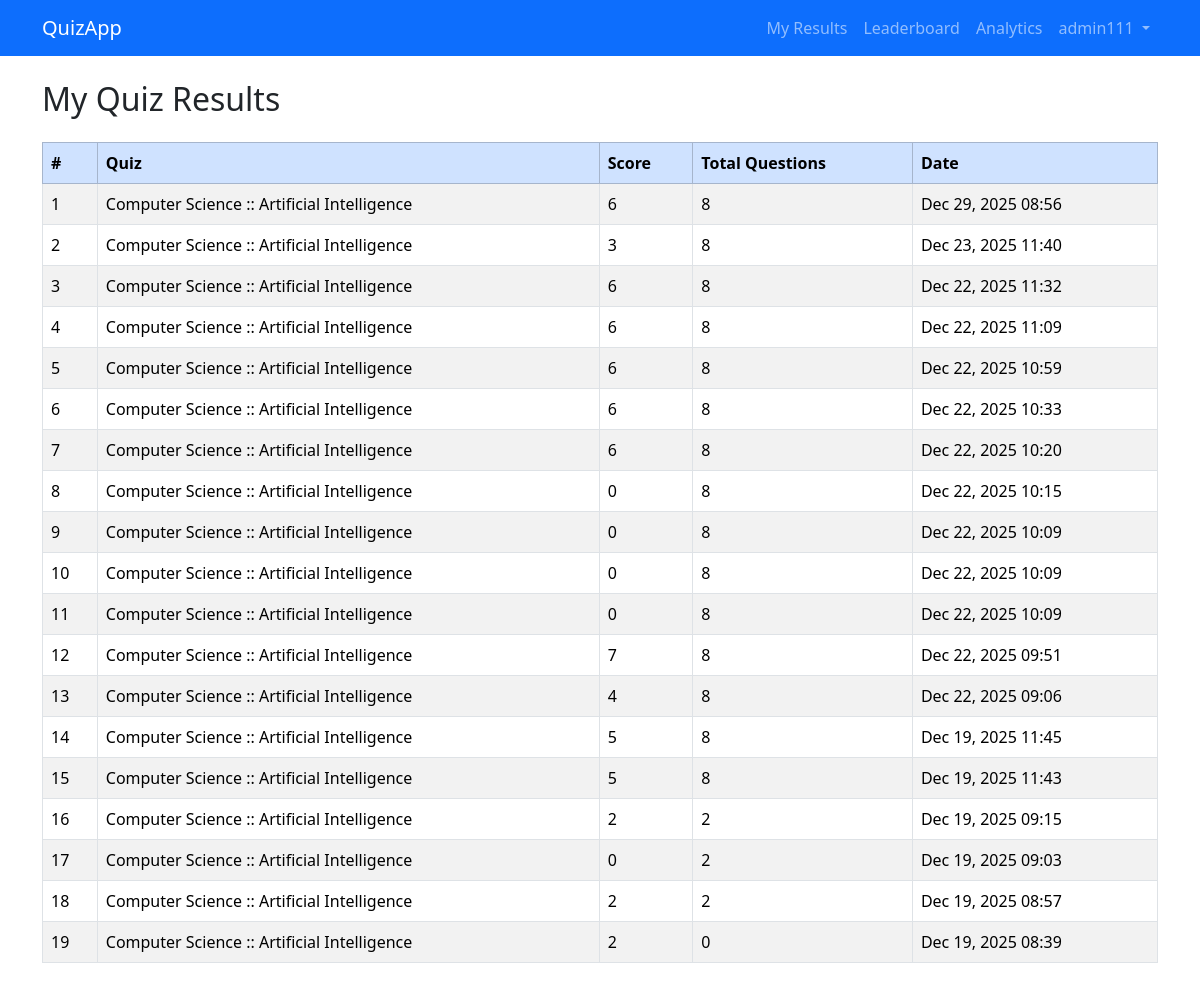
Screenshot of /results/ (signed in) with the database file from the repository.
### quiz_app/models.py (models this page shows, shortened)
class Attempt(models.Model):
    user = models.ForeignKey(User, on_delete=models.CASCADE)
    quiz = models.ForeignKey(Quiz, on_delete=models.CASCADE)
    score = models.IntegerField()
    total = models.IntegerField()
    created_at = models.DateTimeField(auto_now_add=True)

class Quiz(models.Model):
    title = models.CharField(max_length=200)
    description = models.TextField(blank=True)
    time_limit = models.PositiveIntegerField(
        help_text="Time in minutes"
    )

### quiz_app/views.py (the view)
# urls.py: path('results/', views.results, name='results'),
@login_required
def results(request):
    attempts = Attempt.objects.filter(user=request.user).order_by('-created_at')
    return render(request, 'quiz_app/results.html', {'attempts': attempts})

### quiz_app/templates/quiz_app/results.html (shortened to what this page needs)
{% extends "quiz_app/base.html" %}
{% block content %}
<h2 class="mb-4">My Quiz Results</h2>
<table class="table table-striped table-bordered">
    <thead class="table-primary">
        <tr>
            <th>#</th>
            <th>Quiz</th>
            <th>Score</th>
            <th>Total Questions</th>
            <th>Date</th>
        </tr>
    </thead>
    <tbody>
        {% for attempt in attempts %}
            <tr>
                <td>{{ forloop.counter }}</td>
                <td>{{ attempt.quiz.title }}</td>
                <td>{{ attempt.score }}</td>
                <td>{{ attempt.total }}</td>
                <td>{{ attempt.created_at|date:"M d, Y H:i" }}</td>
            </tr>
        {% empty %}
            <tr>
                <td colspan="5" class="text-center">No attempts yet.</td>
            </tr>
        {% endfor %}
    </tbody>
</table>
{% endblock %}

### quiz_app/templates/quiz_app/base.html (shortened to what this page needs)
<!DOCTYPE html>
<html lang="en">
<head>
    <link href="https://cdn.jsdelivr.net/npm/bootstrap@5.3.2/dist/css/bootstrap.min.css" rel="stylesheet">
</head>
<body>
<nav class="navbar navbar-expand-lg navbar-dark bg-primary">
    <div class="container">
        <a class="navbar-brand" href="{% url 'home' %}">QuizApp</a>
        <div class="collapse navbar-collapse" id="navbarNav">
            <ul class="navbar-nav ms-auto">
                {% if user.is_authenticated %}
                    <li class="nav-item">
                        <a class="nav-link" href="{% url 'results' %}">My Results</a>
                    </li>
                      <li class="nav-item">
                <a class="nav-link" href="{% url 'leaderboard' %}">Leaderboard</a>
                </li>
                <li class="nav-item">
    <a class="nav-link" href="{% url 'analytics' %}">Analytics</a>
</li>
                    <li class="nav-item dropdown">
                        <a class="nav-link dropdown-toggle" href="#" role="button"
                           data-bs-toggle="dropdown">
                            {{ user.username }}
                        </a>
                    </li>
                {% endif %}
            </ul>
        </div>
    </div>
</nav>
<main class="container py-4">
    {% block content %}{% endblock %}
</main>
</body>
</html>

### rows the page displays
Attempt: quiz "Computer Science :: Artificial Intelligence", score "6", total "8", created_at "Dec 29, 2025 08:56"
Attempt: quiz "Computer Science :: Artificial Intelligence", score "3", total "8", created_at "Dec 23, 2025 11:40"
Attempt: quiz "Computer Science :: Artificial Intelligence", score "6", total "8", created_at "Dec 22, 2025 11:32"
Attempt: quiz "Computer Science :: Artificial Intelligence", score "6", total "8", created_at "Dec 22, 2025 11:09"
Attempt: quiz "Computer Science :: Artificial Intelligence", score "6", total "8", created_at "Dec 22, 2025 10:59"
Attempt: quiz "Computer Science :: Artificial Intelligence", score "6", total "8", created_at "Dec 22, 2025 10:33"
Attempt: quiz "Computer Science :: Artificial Intelligence", score "6", total "8", created_at "Dec 22, 2025 10:20"
Attempt: quiz "Computer Science :: Artificial Intelligence", score "0", total "8", created_at "Dec 22, 2025 10:15"
Attempt: quiz "Computer Science :: Artificial Intelligence", score "0", total "8", created_at "Dec 22, 2025 10:09"
Attempt: quiz "Computer Science :: Artificial Intelligence", score "0", total "8", created_at "Dec 22, 2025 10:09"
Attempt: quiz "Computer Science :: Artificial Intelligence", score "0", total "8", created_at "Dec 22, 2025 10:09"
Attempt: quiz "Computer Science :: Artificial Intelligence", score "7", total "8", created_at "Dec 22, 2025 09:51"
Attempt: quiz "Computer Science :: Artificial Intelligence", score "4", total "8", created_at "Dec 22, 2025 09:06"
Attempt: quiz "Computer Science :: Artificial Intelligence", score "5", total "8", created_at "Dec 19, 2025 11:45"
Attempt: quiz "Computer Science :: Artificial Intelligence", score "5", total "8", created_at "Dec 19, 2025 11:43"
Attempt: quiz "Computer Science :: Artificial Intelligence", score "2", total "2", created_at "Dec 19, 2025 09:15"
Attempt: quiz "Computer Science :: Artificial Intelligence", score "0", total "2", created_at "Dec 19, 2025 09:03"
Attempt: quiz "Computer Science :: Artificial Intelligence", score "2", total "2", created_at "Dec 19, 2025 08:57"
Attempt: quiz "Computer Science :: Artificial Intelligence", score "2", total "0", created_at "Dec 19, 2025 08:39"

### other values shown
{{ user.username }} "admin111"
